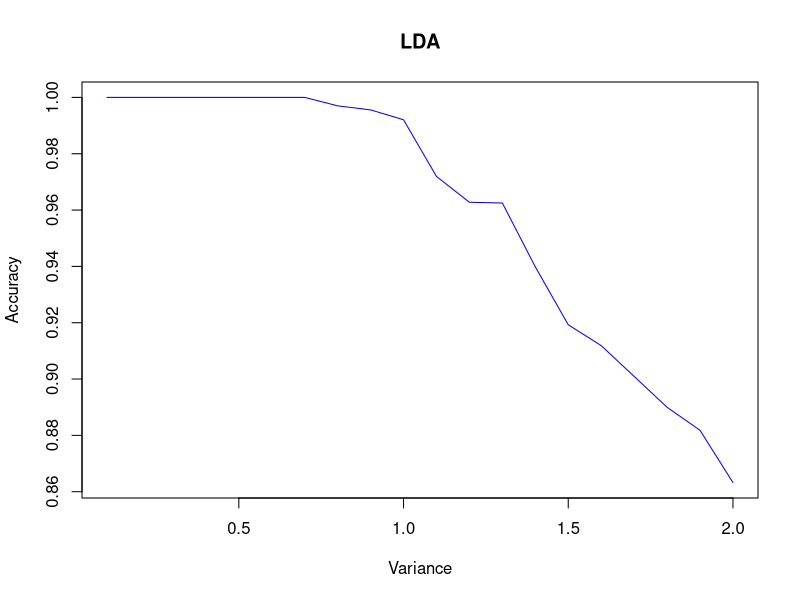
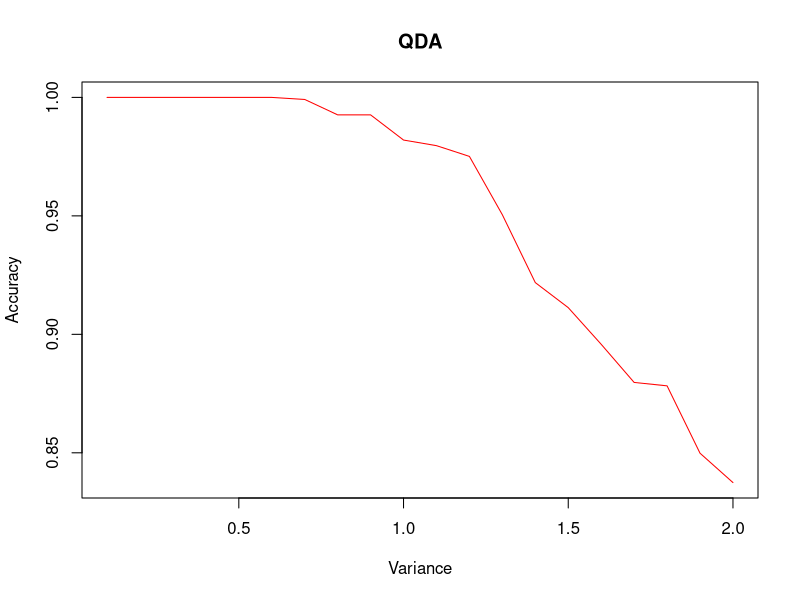
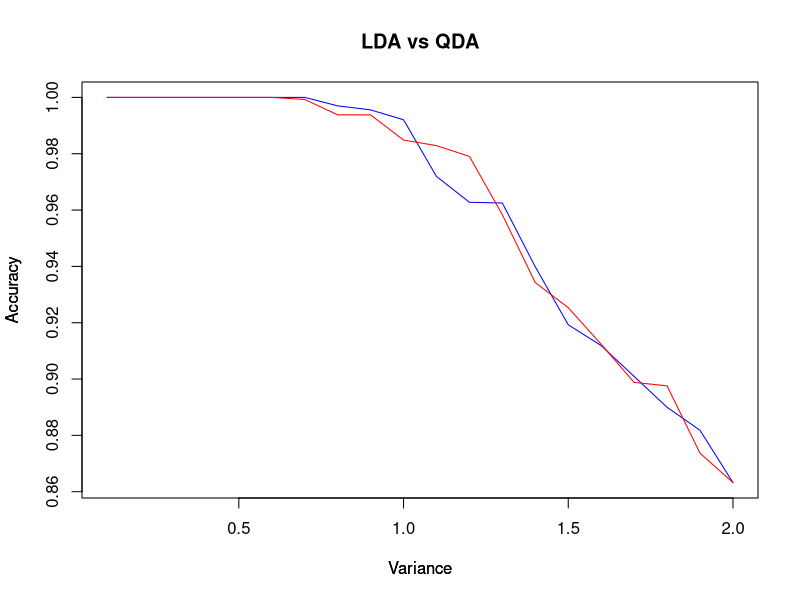
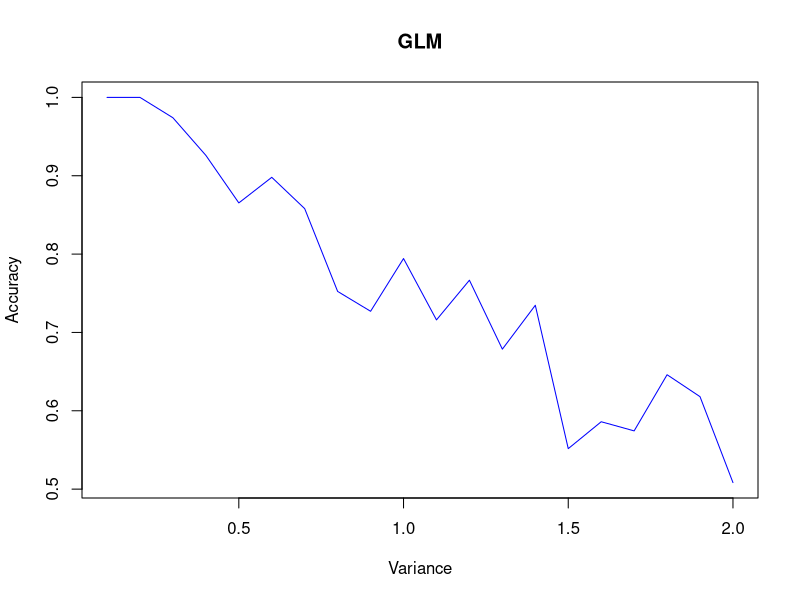
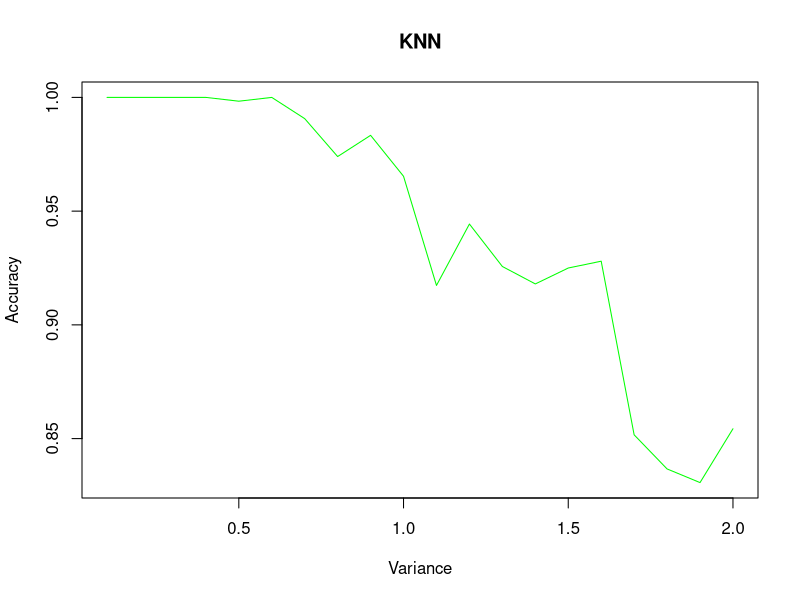
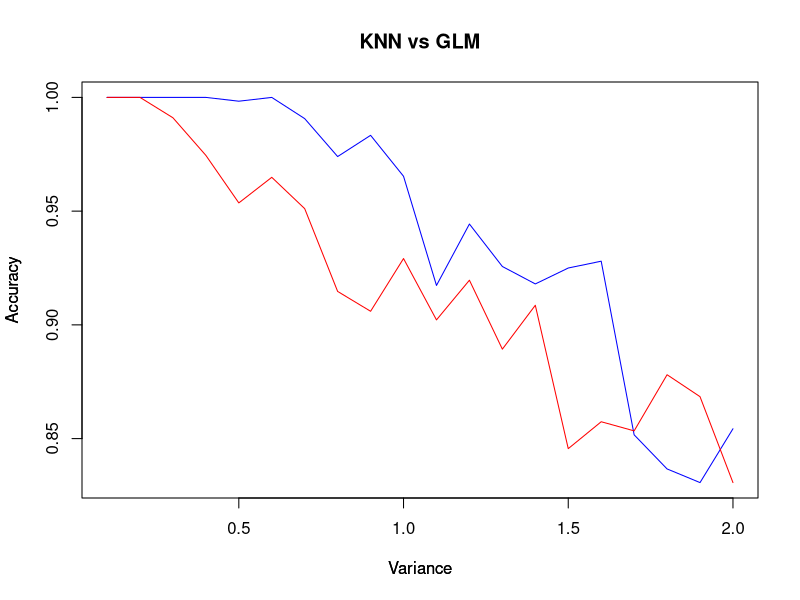
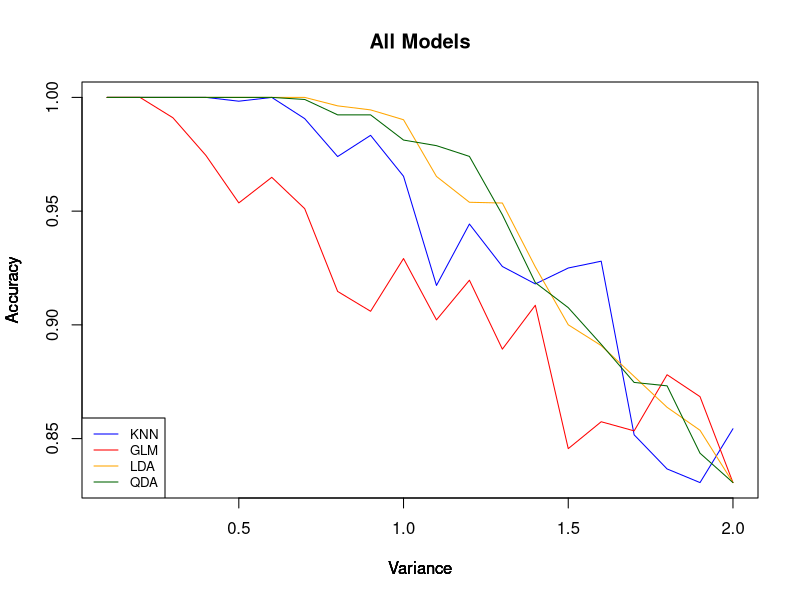
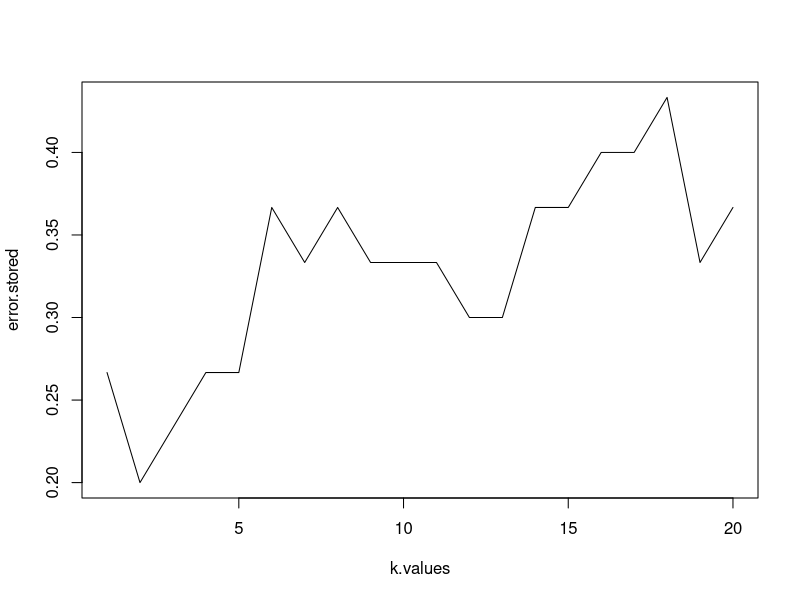

These charts were generated, in order, by the following R code:
#-------------------------------------------------------------------------------
# G e n e r a l   I n f o r m a t i o n
#-------------------------------------------------------------------------------
# Name: 
#
# Usage: 
#
# Description: 
#
# Inputs: 
#
# Outputs: 
#
# Auxiliary Files: 
#
# Special Instructions:  
#
#-------------------------------------------------------------------------------
# C o d e   H i s t o r y
#-------------------------------------------------------------------------------
# Version: 1.0
#
# Author(s): David Koster (djk)
#            davidkoster@mail.weber.edu
#            
#            Jacelyn Villalobos (jv)
#            jacelynvillalobos@mail.weber.edu
#
#            Kursten Reznik (kr)
#            kurstenreznik@mail.weber.edu
#
#            Bryce Robinette (br)
#            brycerobinette@mail.weber.edu
#
#            Jacob Ruiz (jr)
#            jacobruiz@mail.weber.edu
#
# Modifications:
# 11 Oct 2020 - Added functions to generate data, create training and test data,
#               calculate the best k value, and calculate the accuracy of the 
#               kNN model. (djk) 
# 12 Oct 2020 - LDA and QDA (jv). 
# 12 Oct 2020 - Added code to loop through several variance values and to create 
#               a plot of accuracy vs variance. (djk)
# 
#
#-------------------------------------------------------------------------------

#-------------------------------------------------------------------------------
# I m p o r t   L i b r a r i e s
#-------------------------------------------------------------------------------

library('MASS')
library('leaps')
library('class')
library(pROC)

#-------------------------------------------------------------------------------
# D e f i n e  F u n c t i o n s
#-------------------------------------------------------------------------------

# Data generation
# Syntax - 
# F(mean of 1s, mean of 2s, variance, 1/2 of data, predictors)

data.generate = function(mu1, mu2, s, n, p)
{
  y = as.factor(c(rep(1,n), rep(2,n)))
  M = matrix(NA, nrow = 2*n, ncol = p, byrow = 1)
  df = data.frame(y)
  
  for (i in c(1:p))
  {
    M[,i] = c(rnorm(n,mu1,s), rnorm(n,mu2,s))
  }
  
  df = cbind(M,y)
  df = data.frame(df)
  
  return(df)
}

# adding in the glm 01 column---------------------------------------------------

data.glm = function(df)
{
  newy = ifelse(df$y > median(df$y),1,0)
  df <- df[-ncol(df)]
  df$y <- newy
  
  return(df)
}

# add line to scale-------------------------------------------------------------
# scale(df[,-ncol(df)])

# Training and testing data-----------------------------------------------------

trainTest = function(df)
{
  test.index = sample(c(1:dim(df)[1]), size = floor(.3*dim(df)[1]), replace = FALSE)
  
  assign("train.X", df[-test.index,], envir = .GlobalEnv)
  assign("test.X", df[test.index,], envir = .GlobalEnv)
  assign("train.Y", df[-test.index, ncol(df)], envir = .GlobalEnv)
  assign("test.Y", df[test.index, ncol(df)], envir = .GlobalEnv)
  
}

# LDA---------------------------------------------------------------------------
s.values = seq(0.1, 2, 0.1)
lda.averages = c()
for(i in s.values){
  df = data.generate(1, 0, i, 500, 20)
  lda.accuracy = c()
  scale(df[,-ncol(df)])
  for (i in c(1:100)){
    test.index = sample(c(1:dim(df)[1]), size = floor(.3*dim(df)[1]), replace = FALSE)
    lda.fit = lda(y~.-y, data = df, subset = -test.index)
    lda.pred = predict(lda.fit, df[test.index,])
    lda.means = mean(lda.pred$class == df[test.index,'y'])
    lda.accuracy = c(lda.accuracy, lda.means)
  }
  lda.average = mean(lda.accuracy)
  lda.averages = c(lda.averages, lda.average)
}

lda.averages
lda.plot = plot(s.values, lda.averages, type = 'l', main='LDA', xlab='Variance', 
                ylab='Accuracy', col = "blue")

# QDA---------------------------------------------------------------------------
s.values = seq(.1, 2, 0.1)
qda.averages = c()
for(i in s.values){
  df = data.generate(1, 0, i, 500, 20)
  qda.accuracy = c()
  for (i in c(1:100)){
    test.index = sample(c(1:dim(df)[1]), size = floor(.3*dim(df)[1]), replace = FALSE)
    qda.fit = qda(y~.-y, data = df, subset = -test.index)
    qda.pred = predict(qda.fit, df[test.index,])
    qda.means = mean(qda.pred$class == df[test.index,'y'])
    qda.accuracy = c(qda.accuracy, qda.means)
  }
  qda.average = mean(qda.accuracy)
  qda.averages = c(qda.averages, qda.average)
}

qda.averages
qda.plot = plot(s.values, qda.averages, type = 'l', main='QDA', xlab='Variance', 
                ylab='Accuracy', col = "red")

#Combining QDA & LDA onto one plot----------------------------------------------
plot(s.values, lda.averages, type = 'l', main='LDA vs QDA', xlab='Variance', 
     ylab='Accuracy', col = "blue")
par(new=TRUE)
plot(s.values, qda.averages, type = 'l', main='', xlab='Variance', 
     ylab='Accuracy', col = "red", axes=FALSE)

# GLM---------------------------------------------------------------------------
s.values = seq(0.1, 2, 0.1)
glm.averages = c()

for(i in s.values){
  df = data.generate(1, 0, i, 50, 2)
  df2 = data.glm(df)
  glm.accuracy = c()
  for (i in c(1:100)){
    test.index = sample(c(1:dim(df2)[1]), size = floor(.3*dim(df2)[1]), replace = FALSE)
    glm.fits = glm(y~.-y, data = df2[-test.index,], family = binomial)
    glm.probs = predict(glm.fits, df2[test.index,], type="response")
    glm.pred = ifelse(glm.probs > .5 , "1", "0")
    glm.means = mean(glm.pred == df2[test.index,'y'])
    glm.accuracy = c(glm.accuracy, glm.means)
    
  }
  glm.average = mean(glm.accuracy)
  glm.averages = c(glm.averages, glm.average)
}
glm.averages
glm.plot = plot(s.values, glm.averages, type = 'l', main='GLM', xlab='Variance', 
                ylab='Accuracy', col = "blue")
# kNN---------------------------------------------------------------------------

determineK = function(train.X,test.X,train.Y)
{
  k.values = c(1:20)
  error.stored = c()
  
  for (i in c(1:20))
  {
    knn.pred = knn(train.X,test.X,train.Y,k=i)
    error = sum(knn.pred != test.Y)/length(test.Y) #error rate
    error.stored = c(error.stored,error)
  }
  
  plot(k.values,error.stored, type = 'l')
}

kNNAccuracy = function(train.X,test.X,train.Y,kvalue)
{
  knn.pred = knn(train.X, test.X, train.Y, k = kvalue)
  table(knn.pred, test.Y)
  mean(knn.pred == test.Y)
}

#KNN New Code-------------------------------------------------------------------
s.values = seq(0.1, 2, 0.1)
knn.averages = c()
for (i in s.values){
  knn.accuracy = c()
  df = data.generate(1, 0, i, 50, 2)
  for (i in c(1:100)){
    test.index = sample(c(1:dim(df)[1]), size = floor(.3*dim(df)[1]), replace = FALSE)
    train.X = df[-test.index,]
    test.X = df[test.index,]
    test.Y = df$y[test.index]
    train.Y = df$y[-test.index]
    pred.knn = knn(train.X, test.X, train.Y, k = 5)
    knn.means = mean(pred.knn == test.Y)
    knn.accuracy = c(knn.accuracy, knn.means)  
  }
  knn.average = mean(knn.accuracy)
  knn.averages = c(knn.averages, knn.average)
}

knn.plot = plot(s.values, knn.averages, type = 'l', main='KNN', xlab='Variance', 
                ylab='Accuracy', col='green')

#Combining KNN & GLM onto one plot----------------------------------------------
plot(s.values, knn.averages, type = 'l', main='KNN vs GLM', xlab='Variance', 
     ylab='Accuracy', col = "blue")
par(new=TRUE)
plot(s.values, glm.averages, type = 'l', main='', xlab='Variance', 
     ylab='Accuracy', col = "red", axes=FALSE)


#Combining all models onto one plot----------------------------------------------
plot(s.values, knn.averages, type = 'l', main='All Models', xlab='Variance', 
     ylab='Accuracy', col = "blue")
par(new=TRUE)
plot(s.values, glm.averages, type = 'l', main='', xlab='Variance', 
     ylab='Accuracy', col = "red", axes=FALSE)
par(new=TRUE)
plot(s.values, lda.averages, type = 'l', main='', xlab='Variance', 
     ylab='Accuracy', col = "orange", axes=FALSE)
par(new=TRUE)
plot(s.values, qda.averages, type = 'l', main='', xlab='Variance', 
     ylab='Accuracy', col = "darkgreen", axes=FALSE)
legend("bottomleft", legend = c("KNN","GLM","LDA","QDA"),
       col=c("blue","red","orange","darkgreen"), lty=1:1, cex=0.8)

#-------------------------------------------------------------------------------
# M a i n  P r o g r a m 
#-------------------------------------------------------------------------------

# Define parameters

N = 50 # Number of data points times two (i.e. N=50 is really N=100)
p = 2  # Number of predictors
s = cbind(seq(.1, 3, by = .1))

# kNN accuracy plot -----------------------------------------------------------
# Frirst we need to find the best value of k for our data sets.
data = data.generate(1,0,0.3,N,p)
determineK(train.X,test.X,train.Y)
# Running through several variance values, the plot shows that the best value of
# k is 3.

acckNN = c()
for (i in c(1:length(s)))
{
  data = data.generate(1,0,s[i],N,p)
  acc = c()
  for (i in c(1:300))
  {
    trainTest(data)
    a = kNNAccuracy(train.X,test.X,train.Y,3)
    acc = c(acc,a)
  }
  acckNN = c(acckNN, mean(acc))
}
plot(s, acckNN, type = 'l', main='kNN', xlab='Variance', ylab='Accuracy')
